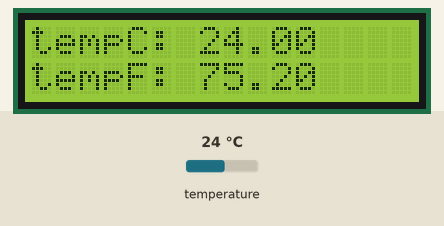
Recording of a sketch running on a simulated Arduino Uno, built with avr-gcc and run on an emulated ATmega328P. Parts: 16×2 character LCD. Inputs (shaded band) come from the test bench; at power-on: temperature 24 °C.

Above: at 1.2 s.
1.3 s: temperature set to 12 °C
At 3.2 s:
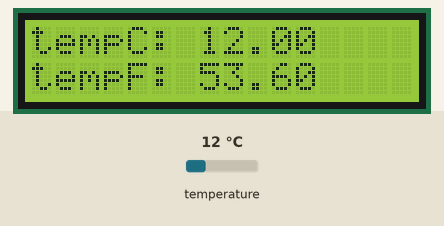
3.6 s: temperature set to 19 °C
At 5.8 s:
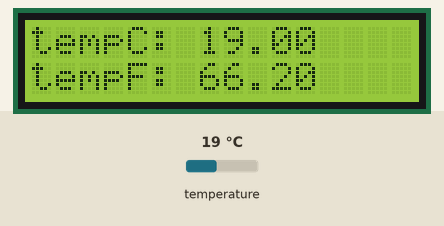
6.1 s: temperature set to 28 °C
At 7.9 s:
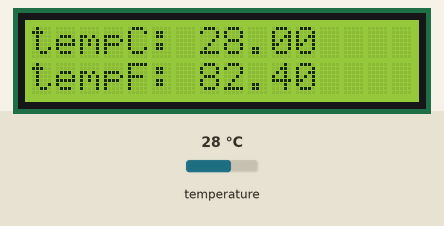
Timing chart, 0 to 9.4 s (numbered marks = the images above; inputs shaded):
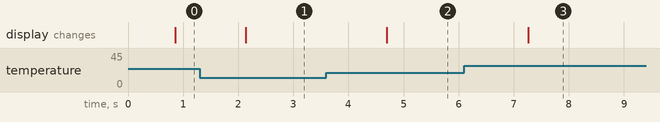

Measured:
- after the input at 1.3 s, the display: changes after 0.84 s (image 1)
- after the input at 3.6 s, the display: changes after 1.1 s (image 2)
- after the input at 6.1 s, the display: changes after 1.2 s (image 3)

The sketch:

termometr_dallas.ino
```cpp
#include <OneWire.h>


#include <DallasTemperature.h>


#include<LiquidCrystal.h>

#define ONE_WIRE_BUS 7
OneWire oneWire (ONE_WIRE_BUS);
DallasTemperature sensors(&oneWire);
LiquidCrystal lcd(12,11,5,4,3,2);
void setup (void)
{
   Serial.begin(9600);
   sensors.begin();

   lcd.begin(16,2);


}
void loop(void)
{
   sensors.requestTemperatures();
  Serial.println("");
  lcd.setCursor (0,0);
 lcd.print ("tempC: ");
 lcd.print(sensors.getTempCByIndex(0));
 lcd.setCursor(0,1);
 lcd.print("tempF: ");
 lcd.print(sensors.getTempFByIndex(0));
 delay(500);
}
```
